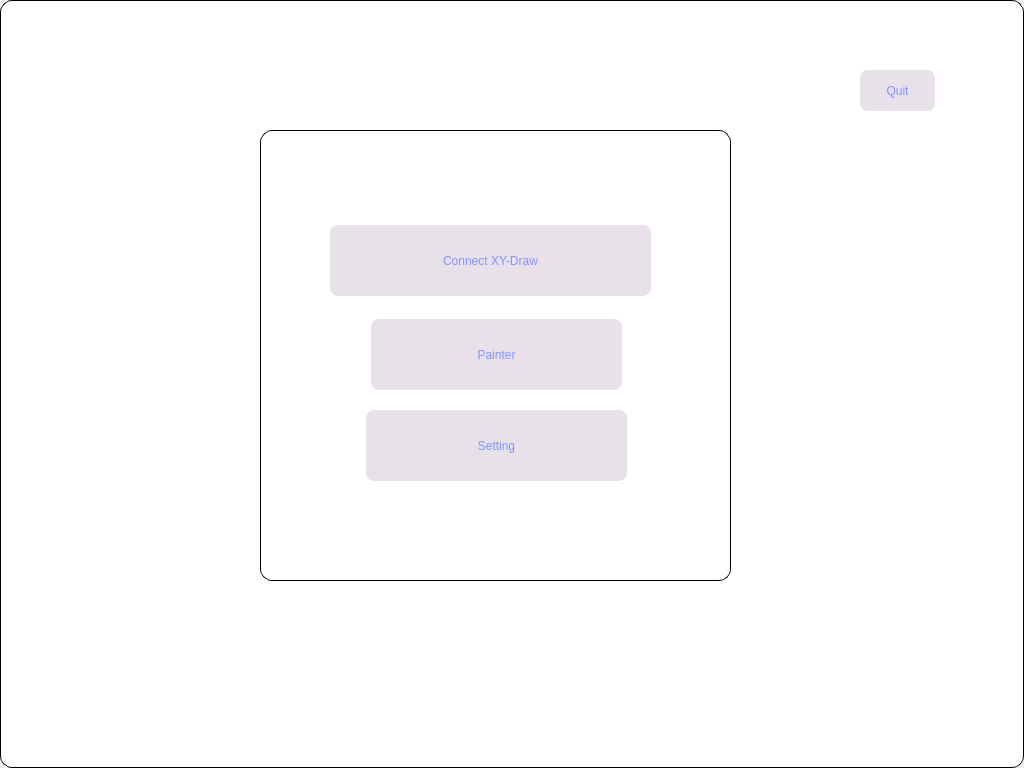
<?xml version="1.0" encoding="UTF-8"?>
<ui version="4.0">
 <class>Welcom</class>
 <widget class="QMainWindow" name="Welcom">
  <property name="geometry">
   <rect>
    <x>0</x>
    <y>0</y>
    <width>1024</width>
    <height>768</height>
   </rect>
  </property>
  <property name="maximumSize">
   <size>
    <width>1024</width>
    <height>768</height>
   </size>
  </property>
  <property name="windowTitle">
   <string>Welcom</string>
  </property>
  <property name="styleSheet">
   <string notr="true">QFrame
{
	
	
}
QPushButton
{
	
	background-color: rgba(255, 245, 131, 130);
}</string>
  </property>
  <widget class="QWidget" name="centralWidget">
   <layout class="QVBoxLayout" name="verticalLayout">
    <property name="spacing">
     <number>0</number>
    </property>
    <property name="leftMargin">
     <number>0</number>
    </property>
    <property name="topMargin">
     <number>0</number>
    </property>
    <property name="rightMargin">
     <number>0</number>
    </property>
    <property name="bottomMargin">
     <number>0</number>
    </property>
    <item>
     <widget class="QFrame" name="frame">
      <property name="styleSheet">
       <string notr="true">QFrame
{
	
	background-color: rgb(255, 255, 255);
	border:1px solid black;
	border-radius:12px;
}
QPushButton
{
	
	font: 75 14pt &quot;华康娃娃体W5(P)&quot;;
	
	color: rgb(133, 145, 255);
	background-color: rgba(145,111, 155, 53);
	border:none;
	border-radius:8px;
}
QPushButton:pressed
{
	
	background-color: rgba(145,111, 155, 83);
	border:none;
	border-radius:8px;
}</string>
      </property>
      <property name="frameShape">
       <enum>QFrame::StyledPanel</enum>
      </property>
      <property name="frameShadow">
       <enum>QFrame::Raised</enum>
      </property>
      <widget class="QPushButton" name="closeBtn">
       <property name="geometry">
        <rect>
         <x>860</x>
         <y>70</y>
         <width>75</width>
         <height>41</height>
        </rect>
       </property>
       <property name="text">
        <string>Quit</string>
       </property>
      </widget>
      <widget class="QFrame" name="frame_2">
       <property name="geometry">
        <rect>
         <x>260</x>
         <y>130</y>
         <width>471</width>
         <height>451</height>
        </rect>
       </property>
       <property name="styleSheet">
        <string notr="true">QFrame
{
	border:1px solid black;
	border-radius:12px;
}</string>
       </property>
       <property name="frameShape">
        <enum>QFrame::StyledPanel</enum>
       </property>
       <property name="frameShadow">
        <enum>QFrame::Raised</enum>
       </property>
       <widget class="QPushButton" name="parentSetting">
        <property name="geometry">
         <rect>
          <x>106</x>
          <y>280</y>
          <width>261</width>
          <height>71</height>
         </rect>
        </property>
        <property name="sizePolicy">
         <sizepolicy hsizetype="Minimum" vsizetype="Preferred">
          <horstretch>0</horstretch>
          <verstretch>0</verstretch>
         </sizepolicy>
        </property>
        <property name="styleSheet">
         <string notr="true"/>
        </property>
        <property name="text">
         <string>Setting</string>
        </property>
       </widget>
       <widget class="QPushButton" name="connectIP">
        <property name="geometry">
         <rect>
          <x>70</x>
          <y>95</y>
          <width>321</width>
          <height>71</height>
         </rect>
        </property>
        <property name="sizePolicy">
         <sizepolicy hsizetype="Minimum" vsizetype="Preferred">
          <horstretch>0</horstretch>
          <verstretch>0</verstretch>
         </sizepolicy>
        </property>
        <property name="styleSheet">
         <string notr="true"/>
        </property>
        <property name="text">
         <string>Connect XY-Draw</string>
        </property>
       </widget>
       <widget class="QPushButton" name="ipaint">
        <property name="geometry">
         <rect>
          <x>111</x>
          <y>189</y>
          <width>251</width>
          <height>71</height>
         </rect>
        </property>
        <property name="styleSheet">
         <string notr="true"/>
        </property>
        <property name="text">
         <string>Painter</string>
        </property>
       </widget>
      </widget>
     </widget>
    </item>
   </layout>
  </widget>
 </widget>
 <layoutdefault spacing="6" margin="11"/>
 <resources/>
 <connections/>
</ui>
